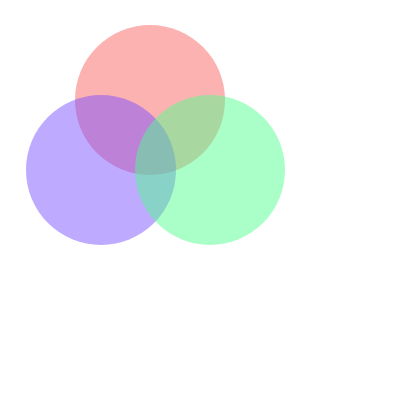
Frame 1 (no input)
Frame 60 (no input): identical to frame 1, image omitted
Frame 120 (the mouse pressed at the canvas centre since frame 60): identical to frame 1, image omitted

The p5.js sketch that drew this single still picture (run headless with seeded random() and noise() and a simulated clock; from frame 60 on, the mouse is pressed at the canvas centre):

// p5.js sketch
// ── sketch.js
function setup() {
  //added a 255 to the color mode to be able to edit transparancy
  createCanvas(400, 400);
  noStroke();
  colorMode(HSB, 255)
}

function draw() {
  background(255);

  //Making the salmon colored circle
  push();
  fill(260, 160, 250, 120);
  ellipse(150, 100, 150, 150);
  pop();

  //Making the purple colored circle
  push();
  fill(180, 180, 320, 120);
  ellipse(101, 170, 150, 150);
  pop();

  //Making the green colored circle
  push();
  fill(100, 180, 320, 120);
  ellipse(210, 170, 150, 150);
  pop();
}
